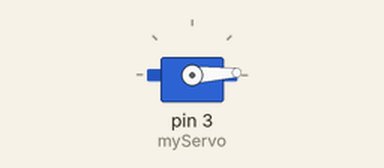
This sketch was run on a simulated Arduino Uno, built with avr-gcc and run on an emulated ATmega328P. Shown: servo.

Above: at 0.05 s.
At 0.35 s:
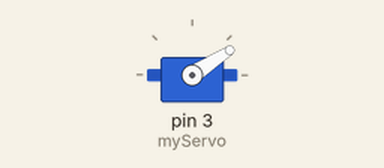
At 0.65 s:
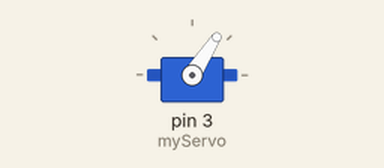
At 1.05 s:
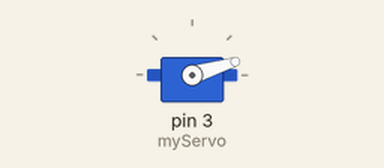
Timing chart, 0 to 3.0 s (numbered marks = the images above):
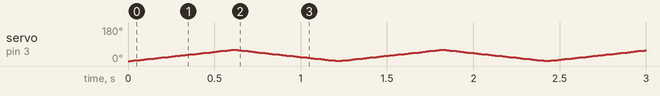

The sketch:

Spec_I_Servo_Motor.ino
```cpp
#include <Servo.h>
Servo myServo;
int angle = 0;

void setup() {
  Serial.begin(9600);
  myServo.attach(3);
}

void loop() {
  // scan from 0 to 180 degrees
  for(angle = 0; angle < 60; angle++)
  {
    myServo.write(angle);
    delay(10);
  }
  // now scan back from 180 to 0 degrees
  for(angle = 60; angle > 0; angle--)
  {
    myServo.write(angle);
    delay(10);
  }
}
```
